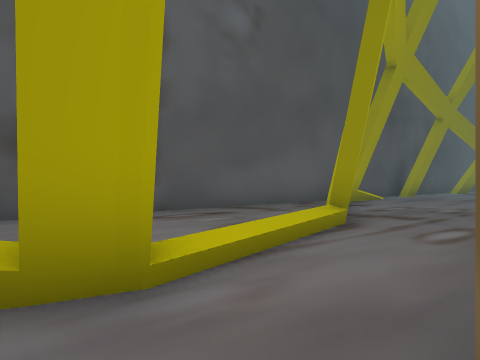
view 1 (above)

23 first-person views from a walk through a scene from a Unity 3-D project. The camera is 1.3 m above the floor, looks level and sees 90° across. The floor is counted in squares, 2 m on a side. Each view is taken from the middle of a square. On the plan, view 1 faces up. The plan holds only what a view shows up to about 9 squares ahead; the rest is blank. The place goes on beyond the plan. The player is left out. Some surface patterns are stand-ins.

view 2
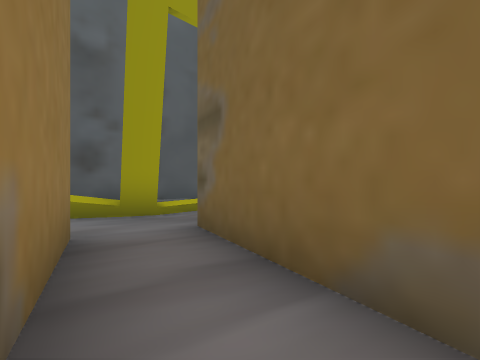

view 3
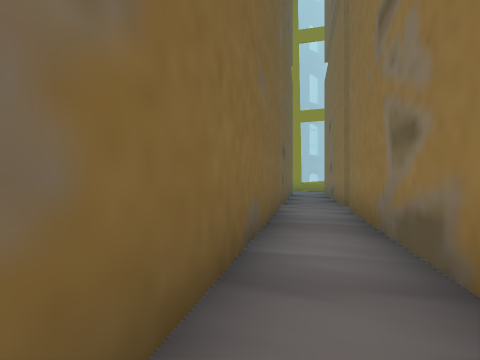

view 4
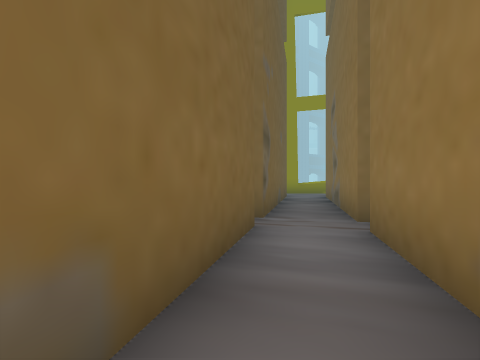

view 5
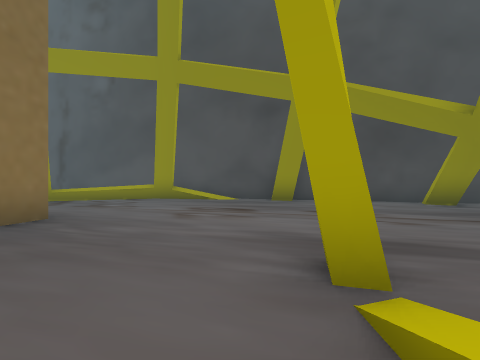

view 6
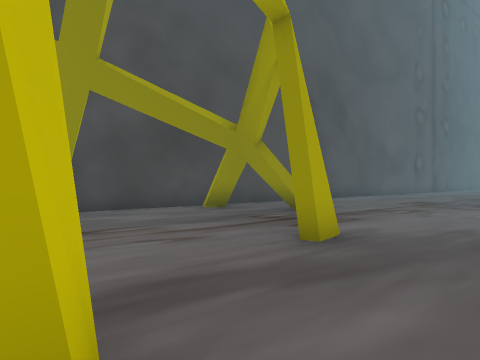

view 7
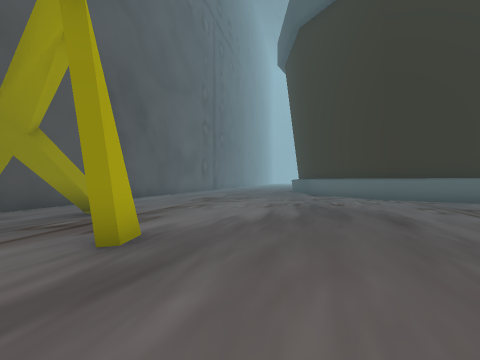

view 8
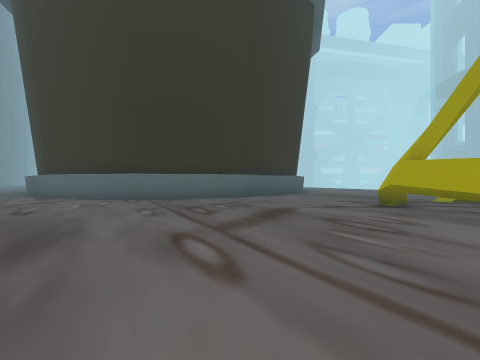

view 9
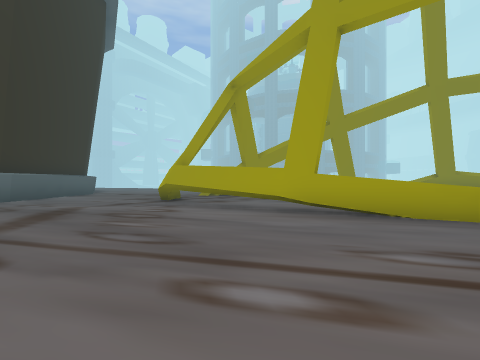

view 10
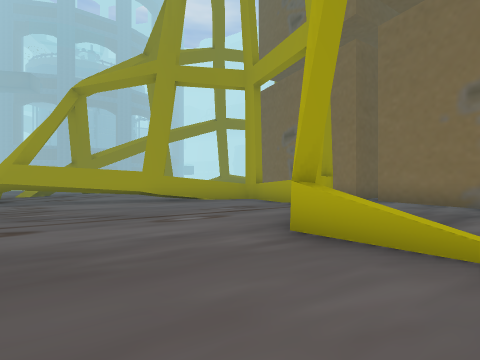

view 11
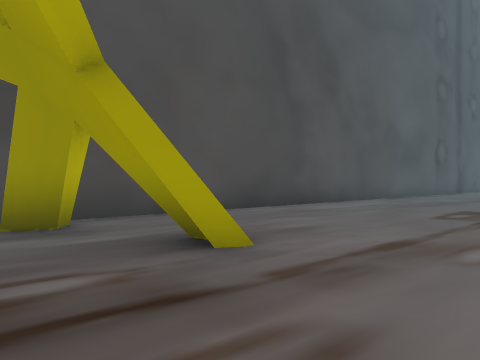

view 12
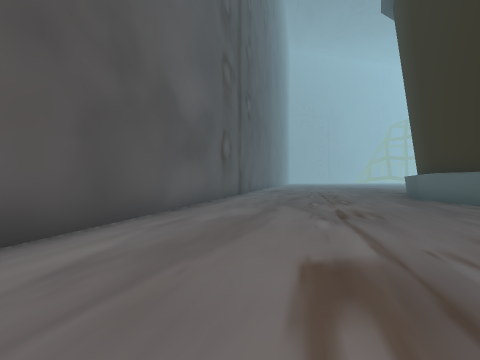

view 13
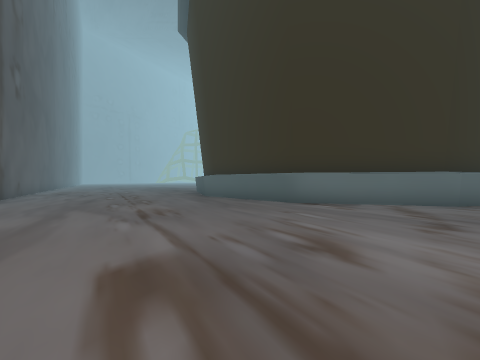

view 14
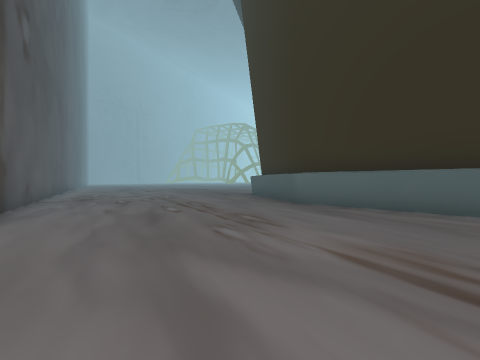

view 15
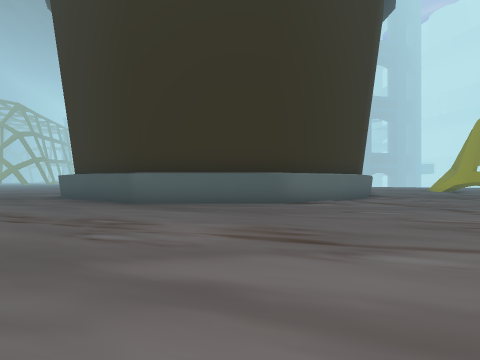

view 16
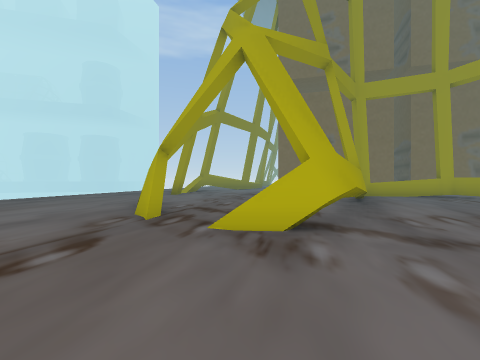

view 17
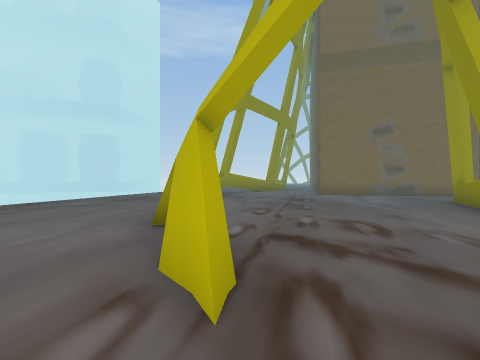

view 18
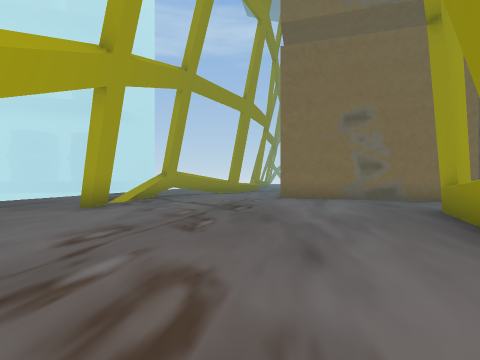

view 19
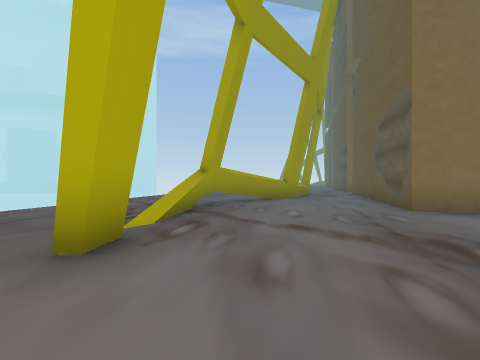

view 20
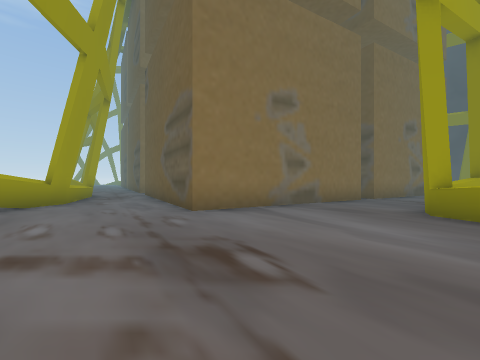

view 21
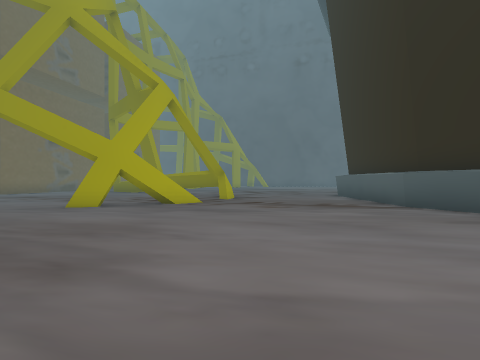

view 22
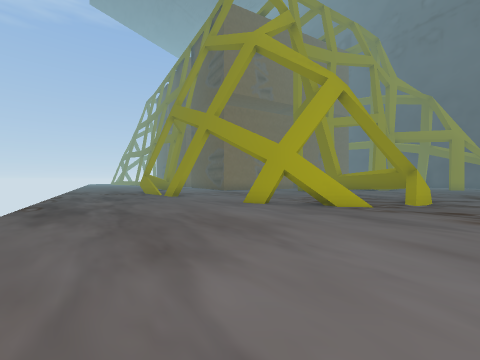

view 23
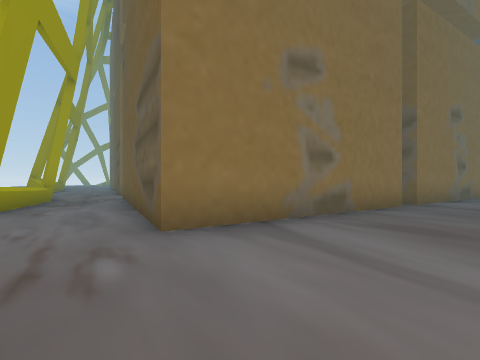

### Floor plan
Key: @ floor where view 1 was taken; # wall or solid block; x gap in a wall; . floor; / step, stairs or slope; = window, fence, low wall or low ledge; ^ raised ledge; T thing the floor can be seen under or through.
Columns run from 2 left of view 1 to 28 right of it. Each row starts with its distance up from view 1.
 22                             ###
 21                           ###..
 20                           #....
 19                        ##......
 18                      ###.......
 17                    ###.........
 16                  ###...........
 15                 ##.............
 14               ###.............#
 13             ###............####
 12            ##.............##
 11          ####x#..........##
 10        ###...............#
  9       ##.#...............#
  8     ###.................##
  7   ####........#.........#
  6 ###.=...................##
  5 #...^.......#............#
  4  ...#......../...........#
  3  ../..  #.....#..........##
  2  ./..   #....#^...........##
  1 =#..    ##...^.............##
  0  .@##    ##..#..............##
 -1  #..#     #..#^.. TTTTT.......
 -2  ##.##    ##..^^^^............
 -3   #..#    ##..................
 -4   ##.#     ##..........#......
 -5    ####     ##........#.......
 -6     ####     #................
 -7      #.##   ##................
 -8      #..# ###...............
 -9      ##.###................
-10       #..#.......#=.......
-11       ##...^=#^###......
-12         .##   ........
-13         #=     ...
-14         ^       ..

Positions as (right, up) in squares from view 1, and headings:
1: (0, 0), facing up
2: (1, -3), facing up
3: (0, 0), facing down-right
4: (1, -2), facing down-right
5: (11, 3), facing up-left
6: (11, 4), facing up
7: (11, 4), facing up-right
8: (14, 3), facing right
9: (13, 3), facing down-right
10: (13, 6), facing down
11: (13, 8), facing up
12: (16, 12), facing up-right
13: (16, 12), facing right
14: (19, 15), facing right
15: (19, 16), facing down-right
16: (23, 1), facing down-left
17: (22, -2), facing down-left
18: (19, -2), facing down-left
19: (18, -6), facing down-left
20: (17, -6), facing left
21: (27, -7), facing up-left
22: (27, -6), facing left
23: (15, -6), facing left
